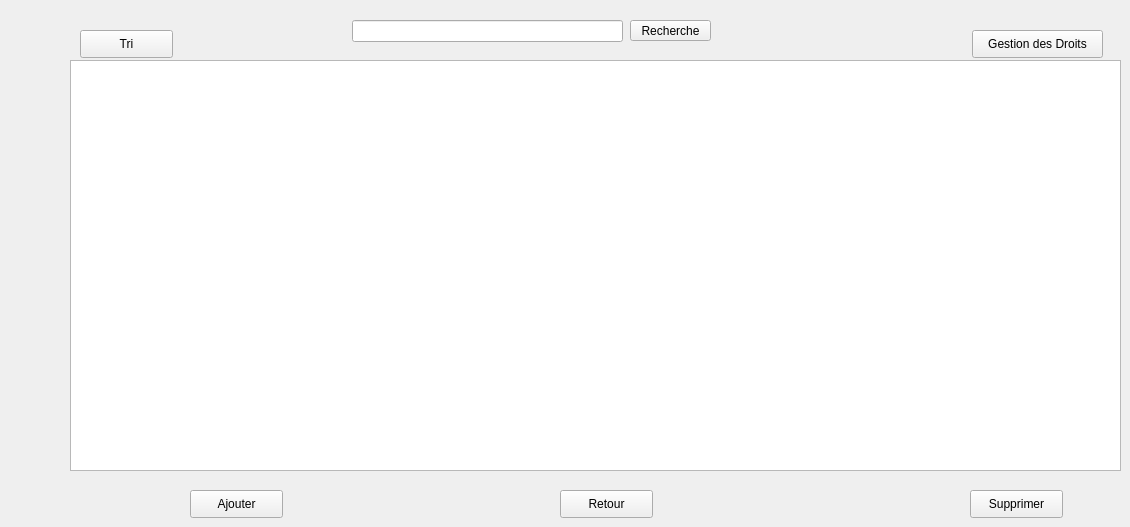
      <widget class="QWidget" name="page_2">
       <widget class="QTableView" name="tableView">
        <property name="geometry">
         <rect>
          <x>70</x>
          <y>60</y>
          <width>1051</width>
          <height>411</height>
         </rect>
        </property>
       </widget>
       <widget class="QPushButton" name="pushButton_3">
        <property name="geometry">
         <rect>
          <x>190</x>
          <y>490</y>
          <width>93</width>
          <height>28</height>
         </rect>
        </property>
        <property name="text">
         <string>Ajouter</string>
        </property>
       </widget>
       <widget class="QPushButton" name="pushButton_4">
        <property name="geometry">
         <rect>
          <x>560</x>
          <y>490</y>
          <width>93</width>
          <height>28</height>
         </rect>
        </property>
        <property name="text">
         <string>Retour</string>
        </property>
       </widget>
       <widget class="QPushButton" name="pushButton_9">
        <property name="geometry">
         <rect>
          <x>970</x>
          <y>490</y>
          <width>93</width>
          <height>28</height>
         </rect>
        </property>
        <property name="text">
         <string>Supprimer</string>
        </property>
       </widget>
       <widget class="QLineEdit" name="search_agent">
        <property name="geometry">
         <rect>
          <x>352</x>
          <y>20</y>
          <width>271</width>
          <height>22</height>
         </rect>
        </property>
       </widget>
       <widget class="QPushButton" name="pushButton_17">
        <property name="geometry">
         <rect>
          <x>630</x>
          <y>20</y>
          <width>81</width>
          <height>21</height>
         </rect>
        </property>
        <property name="text">
         <string>Recherche</string>
        </property>
       </widget>
       <widget class="QPushButton" name="pushButton_18">
        <property name="geometry">
         <rect>
          <x>972</x>
          <y>30</y>
          <width>131</width>
          <height>28</height>
         </rect>
        </property>
        <property name="text">
         <string>Gestion des Droits</string>
        </property>
       </widget>
       <widget class="QPushButton" name="pushButton_19">
        <property name="geometry">
         <rect>
          <x>80</x>
          <y>30</y>
          <width>93</width>
          <height>28</height>
         </rect>
        </property>
        <property name="text">
         <string>Tri</string>
        </property>
       </widget>
      </widget>
